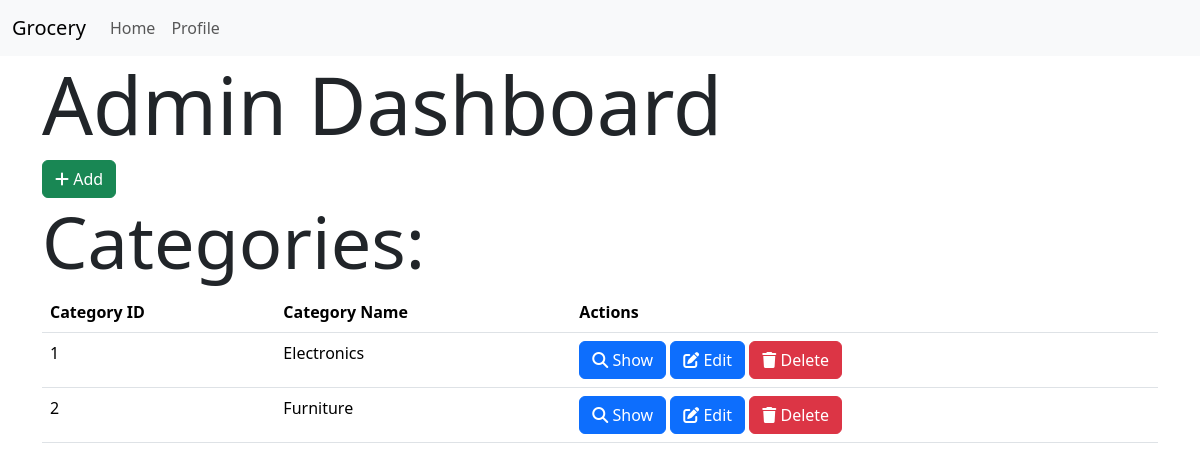
The page /admin (signed in) on the database its author committed.
### models.py (models this page shows)
class Category(db.Model):
    id = db.Column(db.Integer,primary_key=True)
    name=db.Column(db.String(32),unique=True)
    products=db.relationship('Product',backref='category',lazy=True, cascade='all, delete-orphan')

### routes.py (the view)
@app.route('/admin')
@admin_required
def admin():
    categories = Category.query.all()
    return render_template('admin.html', categories=categories)

### routes.py (called while the page is built)
def admin_required(func):
    @wraps(func)
    def inner(*args, **kwargs):
        if 'user_id' not in session:
            flash('Please login to continue')
            return redirect(url_for('login'))
        user = User.query.get(session['user_id'])
        if not user.is_admin:
            flash('You are not authorized to access this page')
            return redirect(url_for('index'))
        return func(*args, **kwargs)
    return inner

### templates/admin.html (shortened to what this page needs)
{% extends 'layout.html' %}
 {% block content %}
 <h1 class="display-1">Admin Dashboard</h1>
 <a href="{{url_for('add_category')}}" class="btn btn-success">
     <i class="fas fa-plus    "></i>
     Add
 </a>
 <h2 class="display-2">Categories:</h2>
 <table class="table">
     <thead>
         <tr>
             <th>Category ID</th>
             <th>Category Name</th>
             <th>Actions</th>
         </tr>
     </thead>
     <tbody>
         {% for category in categories %}
         <tr>
             <td>{{category.id}}</td>
             <td>{{category.name}}</td>
             <td>
                 <a href="{{url_for('show_category', id=category.id)}}" class="btn btn-primary">
                     <i class="fas fa-search    "></i>
                     Show
                 </a>
                 <a href="{{url_for('edit_category', id=category.id)}}" class="btn btn-primary">
                     <i class="fas fa-edit    "></i>
                     Edit
                 </a>
                 <a href="{{url_for('delete_category', id=category.id)}}" class="btn btn-danger">
                     <i class="fas fa-trash    "></i>
                     Delete
                 </a>
             </td>
         </tr>
         {% endfor %}
     </tbody>
 </table>
 {% endblock %}

### rows shown on the page
Category: id "1", name "Electronics"
Category: id "2", name "Furniture"
